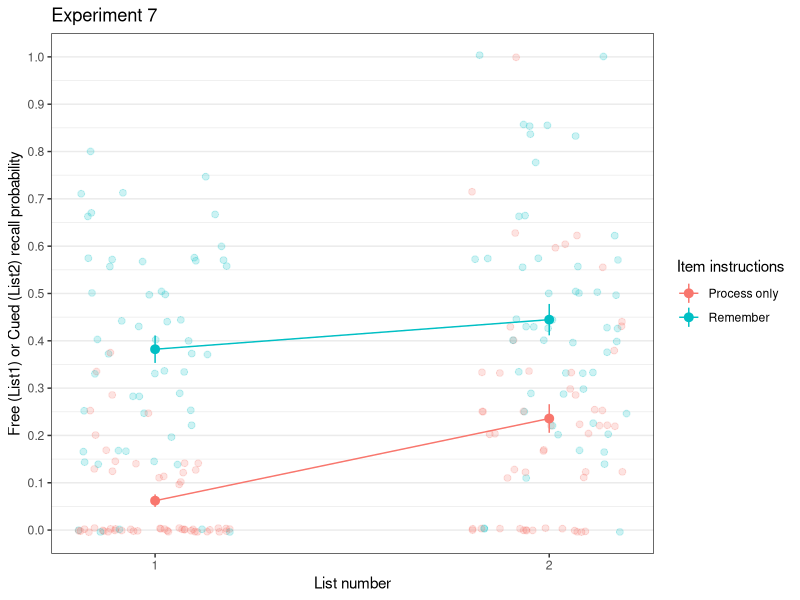
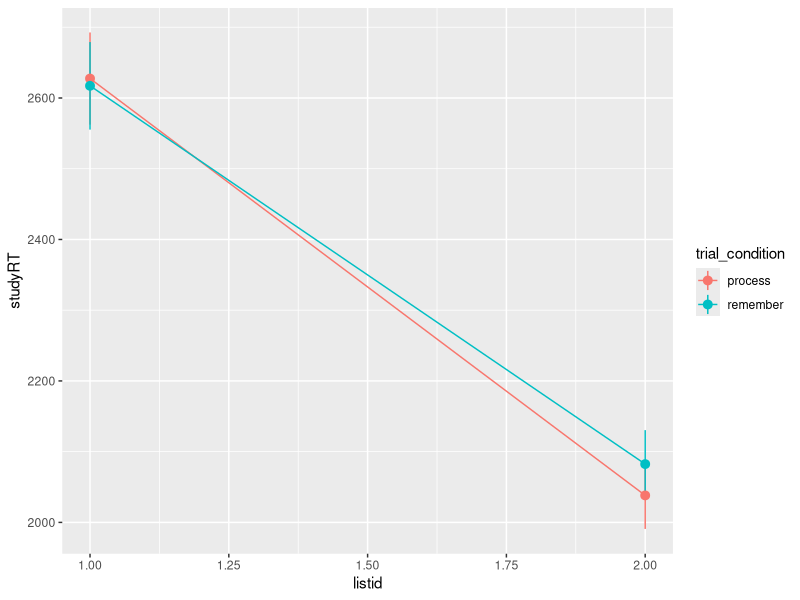
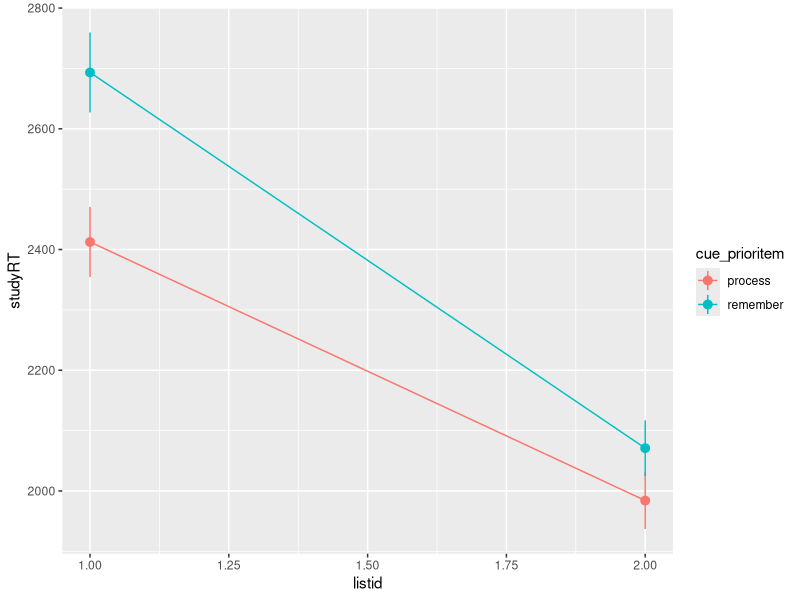
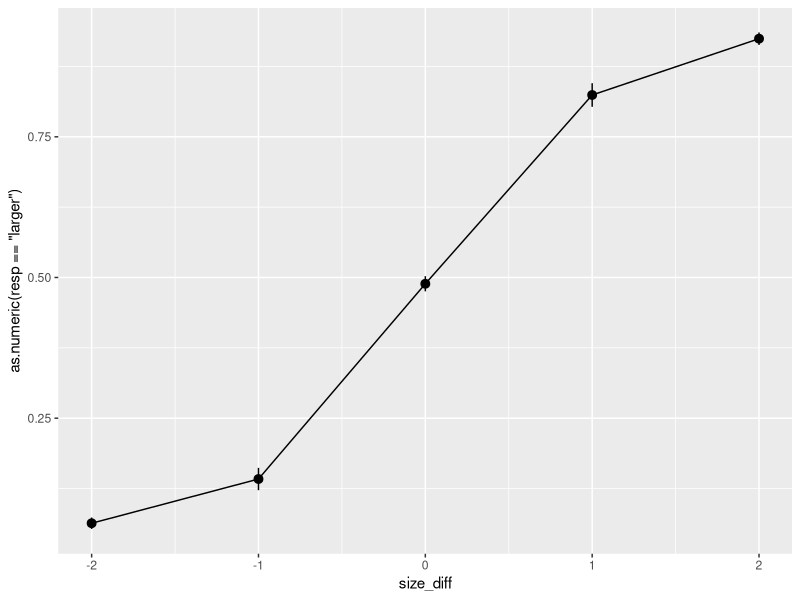
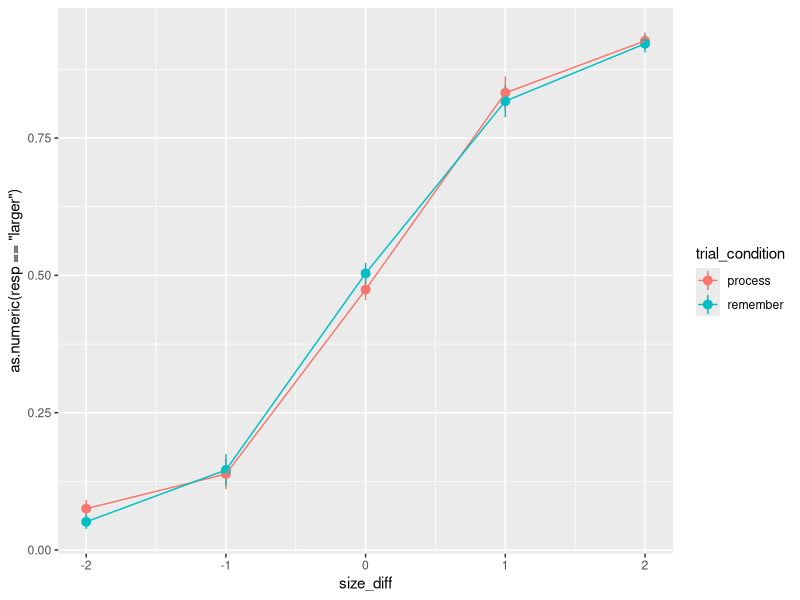
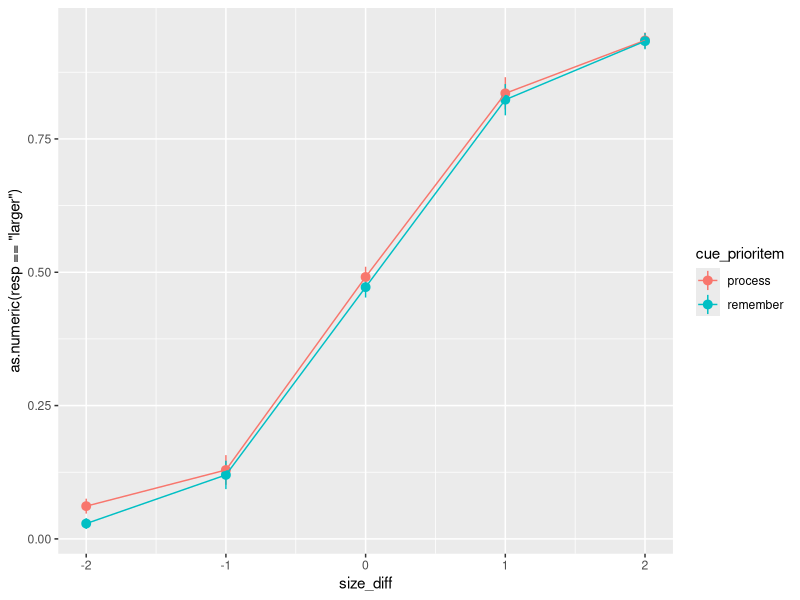
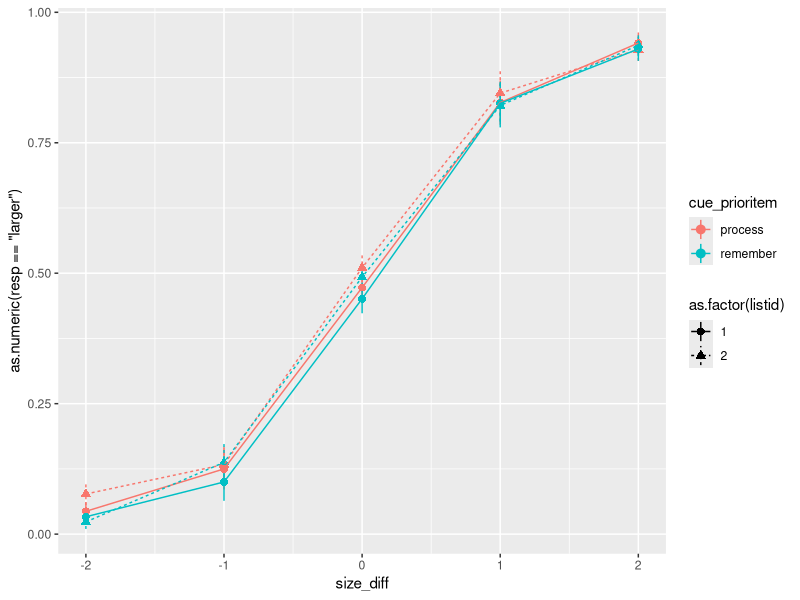
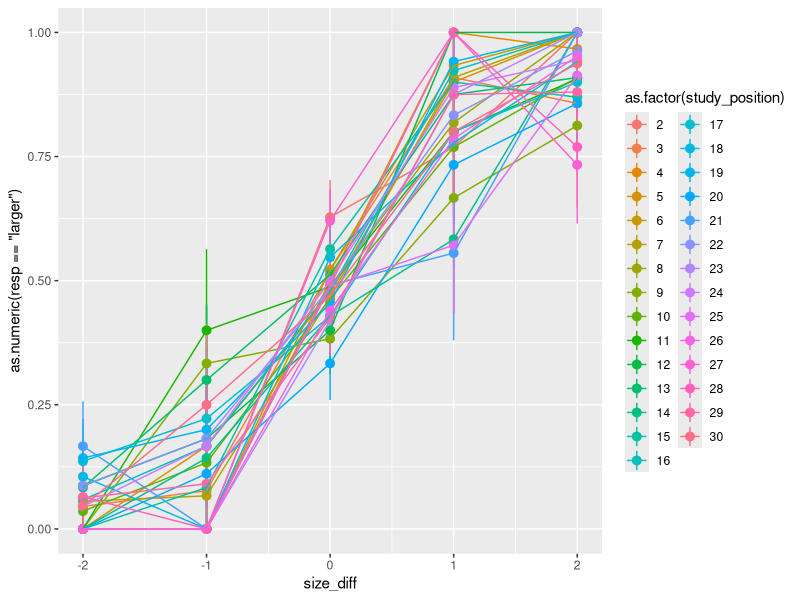

Recreate these plots in R, in order.
library(tidyverse)
library(lme4)

#############################################################################!
# DATA                                                                   ####
#############################################################################!

memdat <- read.csv('data/exp10/preproc_mem_data.csv')
memdat2 <- read.csv('data/exp10/preproc_mem_data_cue_test.csv')
mathdat <- read.csv('data/exp10/preproc_math_data.csv')
memdat3 <- read.csv('data/exp10/preproc_memdat3.csv')

# number of included participants
memdat %>% select(id, use_help, expect_test) %>% unique() 

memdat %>% 
  group_by(id) %>% 
  mutate(overall_acc = mean(acc)) %>% 
  mutate(exclude = use_help == "Yes" | expect_test == "yes" | overall_acc == 0)


#overall accuracy
overall_acc = memdat %>% 
  group_by(id) %>% 
  summarise(acc = mean(acc)) %>% 
  arrange(acc) %>% 
  print(n=200)

# math accuracy
math_acc = mathdat %>% 
  group_by(id) %>% 
  summarise(math_acc = mean(answer == cresp, na.rm=T),
            math_n = length(id)) %>% 
  arrange(math_acc) %>% 
  print(n=200)
memdat <- left_join(memdat, math_acc)

# exclude those that used help or have 0 accuracy
memdat <- memdat %>% 
  group_by(id) %>% 
  mutate(overall_acc = mean(acc)) %>% 
  mutate(exclude = use_help == "Yes" | expect_test == "yes" | overall_acc == 0)

filter(memdat, !exclude)$id %>% unique() %>% length()

memdat2 %>% 
  group_by(id) %>%  
  summarise(overall_acc = mean(acc)) %>% 
  arrange(overall_acc) %>% 
  print(n=200)

memdat2 <- memdat2 %>% 
  group_by(id) %>%  
  mutate(overall_acc = mean(acc)) %>% 
  mutate(exclude = use_help == "Yes" | expect_test == "yes" | overall_acc == 0)

filter(memdat2, !exclude)$id %>% unique() %>% length()

memdat2 %>% 
  group_by(id) %>%  
  mutate(overall_acc = mean(acc),
         bad_acc = overall_acc == 0) %>% 
  mutate(exclude = use_help == "Yes" | expect_test == "yes" | overall_acc == 0) %>% 
  select(id, use_help, expect_test, bad_acc) %>% 
  unique() %>% 
  ungroup() %>% 
  count(use_help, expect_test,bad_acc)


#############################################################################!
# PLOTS                                                                  ####
#############################################################################!

# listid and trial_condition on acc
memdat %>% 
  filter(!exclude, studyRT > 500, studyRT <= 10000) %>% 
  filter(study_position %% 2 == 1) %>%
  group_by(id, trial_condition, listid) %>% 
  summarise(acc = mean(acc)) %>% 
  ggplot(aes(listid, acc, color=trial_condition)) +
  geom_point(position = position_jitter(width=0.2), alpha=0.2, size=2) +
  stat_summary(geom="pointrange") +
  stat_summary(geom="line") +
  coord_cartesian(ylim=c(0,1)) +
  theme_bw() +
  theme(panel.grid.major.x = element_blank(),
        panel.grid.minor.x = element_blank()) +
  scale_x_continuous("List number", breaks=c(1,2,3)) +
  scale_y_continuous("Free (List1) or Cued (List2) recall probability", breaks=seq(0,1,0.1)) +
  scale_color_discrete("Item instructions", labels=c("Process only","Remember")) +
  scale_fill_discrete("Item instructions", labels=c("Process only","Remember")) +
  ggtitle('Experiment 7')
ggsave('figures/exp7_acc_listid_trialcondition.png',width=5, height=3.5, units='in')
  
mldat <- memdat %>% 
  filter(!exclude, studyRT > 500, studyRT <= 10000) %>% 
  filter(study_position %% 2 == 1)
glmer(acc ~ trial_condition*listid + (1|id), data=mldat, family="binomial") %>% summary()

# listid and trial_condition on studyrt
memdat %>% 
  filter(!exclude, studyRT > 500, studyRT <= 10000) %>% 
  ggplot(aes(listid, studyRT, color=trial_condition)) +
  stat_summary(geom="pointrange") +
  stat_summary(geom="line")

# listid and previous trial_condition on studyrt
memdat %>% 
  filter(!exclude, studyRT > 500, studyRT <= 10000, !is.na(cue_prioritem)) %>% 
  ggplot(aes(listid, studyRT, color=cue_prioritem)) +
  stat_summary(geom="pointrange") +
  stat_summary(geom="line")


# check size ratings

# size ratings as a function of relative difference based on average ratings in all exps
memdat %>% 
  filter(!exclude, studyRT > 500, studyRT <= 10000) %>% 
  ggplot(aes(size_diff, as.numeric(resp == "larger"))) +
  stat_summary(geom="pointrange") +
  stat_summary(geom="line")

# size ratings for process and remember items as a function of relative difference based on average ratings in all exps
memdat %>% 
  filter(!exclude, studyRT > 500, studyRT <= 10000) %>% 
  ggplot(aes(size_diff, as.numeric(resp == "larger"), color=trial_condition)) +
  stat_summary(geom="pointrange") +
  stat_summary(geom="line")

memdat %>% 
  filter(!exclude, studyRT > 500, studyRT <= 10000, !is.na(cue_prioritem)) %>% 
  ggplot(aes(size_diff, as.numeric(resp == "larger"), color=cue_prioritem)) +
  stat_summary(geom="pointrange") +
  stat_summary(geom="line")

memdat %>% 
  filter(!exclude, studyRT > 500, studyRT <= 10000, !is.na(cue_prioritem)) %>% 
  ggplot(aes(size_diff, as.numeric(resp == "larger"), color=cue_prioritem, shape=as.factor(listid), linetype=as.factor(listid))) +
  stat_summary(geom="pointrange") +
  stat_summary(geom="line")

memdat %>% 
  filter(!exclude, studyRT > 500, studyRT <= 10000, !is.na(cue_prioritem)) %>% 
  ggplot(aes(size_diff, as.numeric(resp == "larger"), color=as.factor(study_position))) +
  stat_summary(geom="pointrange") +
  stat_summary(geom="line")

glmer(as.numeric(resp=="larger") ~ size_diff * cue_prioritem + (1|id), family="binomial", data=filter(memdat, !exclude, studyRT > 500, studyRT <= 10000)) %>% summary()


memdat %>% 
  filter(!exclude, studyRT > 500, studyRT <= 10000, !is.na(cue_prioritem)) %>% 
  ggplot(aes(size_diff, as.numeric(resp == "larger"), color=cue_prioritem, shape=as.factor(listid), linetype=as.factor(listid))) +
  stat_summary(geom="pointrange") +
  stat_summary(geom="line") +
  scale_x_continuous("Relative real-word size difference between current object and previous object") +
  scale_y_continuous("Proportion of 'Current object is LARGER than previous object'") +
  scale_color_discrete("Type of preceding item") +
  scale_shape_discrete("List Number") +
  scale_linetype_discrete("List Number") +
  theme_bw() +
  theme(panel.grid.major.x = element_blank(),
        panel.grid.minor.x = element_blank()) +
  coord_cartesian(ylim=c(0,1)) +
  ggtitle('Experiment 7 - size ratings performance')
ggsave('figures/exp7_size_judgements_performance_by_list.png',width=7, height=5, units='in')



# listid and trial_condition on acc as a function of size judgement acc
memdat %>% 
  filter(!exclude, studyRT > 500, studyRT <= 10000, size_diff != 0) %>% 
  mutate(size_acc = as.numeric((resp == "larger" & size_diff > 0) | resp == "smaller" & size_diff < 0)) %>% 
  ggplot(aes(listid, acc, color=trial_condition)) +
  stat_summary(geom="pointrange") +
  stat_summary(geom="line") +
  coord_cartesian(ylim=c(0,0.5)) +
  facet_wrap(~size_acc)


memdat %>% 
  filter(!exclude, studyRT > 500, studyRT <= 10000) %>% 
  ggplot(aes(study_position, acc, color=trial_condition)) +
  stat_summary(geom="point") +
  geom_smooth() +
  facet_wrap(~listid)


#############################################################################!
# TEST2                                                                  ####
#############################################################################!

memdat2 %>% 
  filter(!exclude) %>% 
  ggplot(aes(trial_condition, acc1)) +
  stat_summary(geom="pointrange")

memdat2 %>% 
  filter(!exclude) %>% 
  ggplot(aes(trial_condition, acc2)) +
  stat_summary(geom="pointrange")


memdat2 %>% 
  filter(!exclude) %>% 
  ggplot(aes(trial_condition, acc1, color=cue_prioritem)) +
  stat_summary(geom="pointrange")

memdat2 %>% 
  filter(!exclude) %>% 
  ggplot(aes(trial_condition, acc2, color=cue_postitem)) +
  stat_summary(geom="pointrange")

memdat_prior <- memdat2 %>% 
  filter(!exclude) %>% 
  select(id, trial_condition, cue_prioritem, acc1, test1RT, cue_postitem)

memdat_post <-  memdat2 %>% 
  filter(!exclude) %>% 
  select(id, trial_condition, cue_postitem, acc2, test2RT, cue_prioritem)

names(memdat_prior) <- c('id','cue_condition','target_condition','acc', 'testRT', 'cue_othertarget')
names(memdat_post) <- c('id','cue_condition','target_condition','acc', 'testRT','cue_othertarget')

memdat_test2 <- bind_rows(memdat_prior, memdat_post) 

# key plot
memdat_test2 %>% 
  ggplot(aes(cue_condition, acc, color=target_condition, group=target_condition)) +
  stat_summary(geom="pointrange") +
  stat_summary(geom="line") +
  scale_x_discrete('Memory instructions for the cue') +
  scale_y_continuous('Cued recall probability') +
  scale_color_discrete('Memory instructions\nfor the target') +
  theme_bw() +
  ggtitle('Experiment 7')
ggsave('figures/exp7_acc_cuetype_targettype.png', width=5, height=3.5, units='in')

# key plot
memdat_test2 %>% 
  ggplot(aes(cue_othertarget, acc, color=target_condition, group=target_condition)) +
  stat_summary(geom="pointrange") +
  stat_summary(geom="line")


glmer(acc ~ cue_condition + target_condition + (1|id), data=memdat_test2, family = "binomial") %>% summary()
glmer(acc ~ cue_condition*target_condition + (1|id), data=memdat_test2, family = "binomial") %>% summary()


#############################################################################!
# memory for one of the targets depending on the cue to the other        ####
#############################################################################!


  


#############################################################################!
#                                                                        ####
#############################################################################!

memdat3 %>% 
  filter(!(cue_output_order > 2)) %>% 
  group_by(id) %>% 
  mutate(resp_type = case_when(
    typed_word != word_prioritem & typed_word != word_postitem & typed_word != "" & typed_word %in% filter(memdat, id==id, listid==2)$word1 ~ "intrusion",
    typed_word != word_prioritem & typed_word != word_postitem & typed_word != "" & typed_word %in% filter(memdat, id==id, listid==1)$word1 ~ "list1 intrusion",
    typed_word == word_prioritem ~ "backward correct",
    typed_word == word_postitem ~ "forward correct",
    typed_word == "" ~ "no response")) %>% 
  count(resp_type) %>% 
  mutate(p = n/sum(n)) %>% 
  filter(!is.na(resp_type)) %>% 
  ggplot(aes(resp_type, p)) +
  stat_summary(geom="pointrange") +
  coord_cartesian(ylim=c(0,0.6))


memdat3 %>% 
  filter(!(cue_output_order > 2)) %>% 
  group_by(id) %>% 
  mutate(resp_type = case_when(
    typed_word != word_prioritem & typed_word != word_postitem & typed_word != "" & typed_word %in% filter(memdat, id==id, listid==2)$word1 ~ "intrusion",
    typed_word != word_prioritem & typed_word != word_postitem & typed_word != "" & typed_word %in% filter(memdat, id==id, listid==1)$word1 ~ "list1 intrusion",
    typed_word == word_prioritem ~ "backward correct",
    typed_word == word_postitem ~ "forward correct",
    typed_word == "" ~ "no response")) %>% 
  count(resp_type, cue_output_order) %>% 
  mutate(p = n/sum(n)) %>% 
  group_by(resp_type, cue_output_order) %>% 
  summarise(p = mean(p))



memdat3 %>% 
  filter(!(cue_output_order > 2)) %>% 
  group_by(id) %>% 
  # ungroup() %>% 
  mutate(typed_word = typed_word[sample(length(typed_word))]) %>% 
  mutate(resp_type = case_when(
    typed_word != word_prioritem & typed_word != word_postitem & typed_word != "" & typed_word %in% memdat$word1 ~ "intrusion",
    typed_word != word_prioritem & typed_word != word_postitem & typed_word != "" & typed_word %in% filter(memdat, id==id, listid==1)$word1 ~ "list1 intrusion",
    typed_word == word_prioritem ~ "backward correct",
    typed_word == word_postitem ~ "forward correct",
    typed_word == "" ~ "no response")) %>% 
  count(resp_type) %>% 
  mutate(p = n/sum(n)) %>% 
  group_by(resp_type) %>% 
  summarise(p = mean(p))


memdat3 %>% 
  filter(!(cue_output_order > 2)) %>% 
  group_by(id) %>% 
  # ungroup() %>% 
  # mutate(typed_word = typed_word[sample(length(typed_word))]) %>% 
  mutate(resp_type = case_when(
    typed_word != word_prioritem & typed_word != word_postitem & typed_word != "" & typed_word %in% memdat$word1 ~ "intrusion",
    typed_word != word_prioritem & typed_word != word_postitem & typed_word != "" & typed_word %in% filter(memdat, id==id, listid==1)$word1 ~ "list1 intrusion",
    typed_word == word_prioritem ~ "backward correct",
    typed_word == word_postitem ~ "forward correct",
    typed_word == "" ~ "no response")) %>% 
  count(resp_type) %>% 
  mutate(p = n/sum(n)) %>% 
  group_by(resp_type) %>% 
  summarise(p = mean(p))

#############################################################################!
#                                                                        ####
#############################################################################!

memdat3 %>% 
  filter(!(cue_output_order > 2)) %>% 
  mutate(resp_lag = resp_study_position-cue_study_position) %>% 
  ungroup() %>% 
  count(id, resp_lag) %>% 
  complete(id, resp_lag, fill=list(n=0)) %>% 
  group_by(id) %>% 
  mutate(p = n/sum(n)) %>% 
  ggplot(aes(resp_lag, p, group=as.factor(resp_lag>0))) +
  stat_summary(geom="pointrange") +
  stat_summary(geom="line") +
  coord_cartesian(ylim=c(0,0.1))

shuffled <- data.frame()
for (i in 1:100) {
  tmp <- memdat3 %>% 
    filter(!(cue_output_order > 2)) %>%   
    group_by(id) %>% 
    mutate(resp_study_position = resp_study_position[sample(length(resp_study_position))]) %>% 
    mutate(resp_lag = resp_study_position-cue_study_position) %>% 
    ungroup() %>% 
    count(id, resp_lag) %>% 
    complete(id, resp_lag, fill=list(n=0)) %>% 
    group_by(id) %>% 
    mutate(p = n/sum(n))
  shuffled <- bind_rows(shuffled,tmp)
}

shuffled <- shuffled %>% 
  group_by(id,resp_lag) %>% 
  summarise(p = mean(p))

shuffled %>% 
  ggplot(aes(resp_lag, p, group=as.factor(resp_lag>0))) +
  stat_summary(geom="pointrange") +
  stat_summary(geom="line")  +
  coord_cartesian(ylim=c(0,0.1))

# key plot
memdat3 %>% 
  filter(!(cue_output_order > 2)) %>% 
  mutate(resp_lag = resp_study_position-cue_study_position) %>% 
  ungroup() %>% 
  count(id, resp_lag) %>% 
  complete(id, resp_lag, fill=list(n=0)) %>% 
  group_by(id) %>% 
  mutate(p = n/sum(n)) %>% 
  left_join(shuffled, by=c('id','resp_lag')) %>% 
  mutate(p = p.x-p.y) %>% 
  ggplot(aes(resp_lag, p, group=as.factor(resp_lag>0))) +
  stat_summary(geom="pointrange") +
  stat_summary(geom="line")


memdat3 %>% 
  filter(!(cue_output_order > 2)) %>% 
  mutate(resp_lag = resp_study_position-cue_study_position) %>% 
  ungroup() %>% 
  count(id, cue_condition, resp_lag) %>% 
  complete(id, cue_condition, resp_lag, fill=list(n=0)) %>% 
  group_by(id, cue_condition) %>% 
  mutate(p = n/sum(n)) %>% 
  ggplot(aes(resp_lag, p, color=cue_condition)) +
  stat_summary(geom="pointrange")
